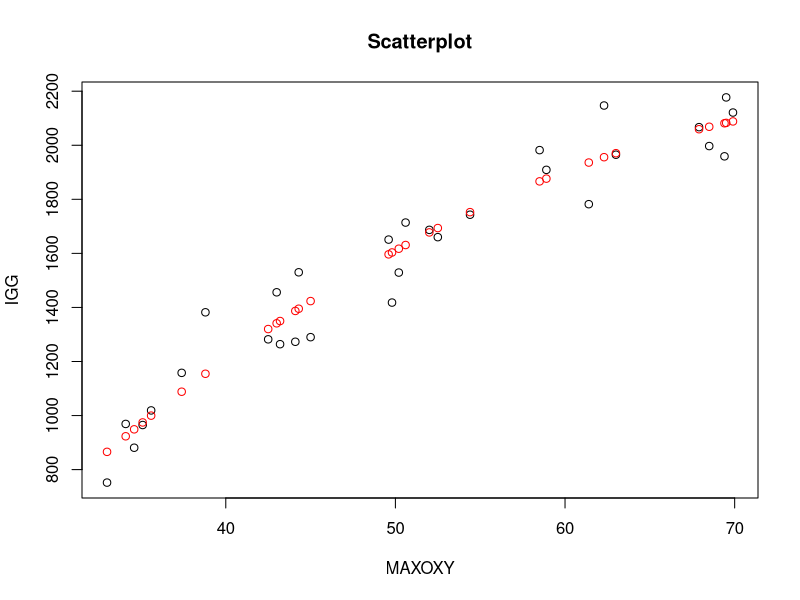

Recreate this plot in R.
#Quadratic Model with a Quantative Predictor for Immunity and Fitness Data

AEROBIC <- read.table("AEROBIC.txt", header = TRUE)
quadmodel <- lm(IGG~MAXOXY + I(MAXOXY^2), data = AEROBIC)
summary(quadmodel)
anova(quadmodel)

plot(AEROBIC$MAXOXY, AEROBIC$IGG, xlab = "MAXOXY", ylab = "IGG", main = "Scatterplot")
points(AEROBIC$MAXOXY, fitted(quadmodel), col = "red")
